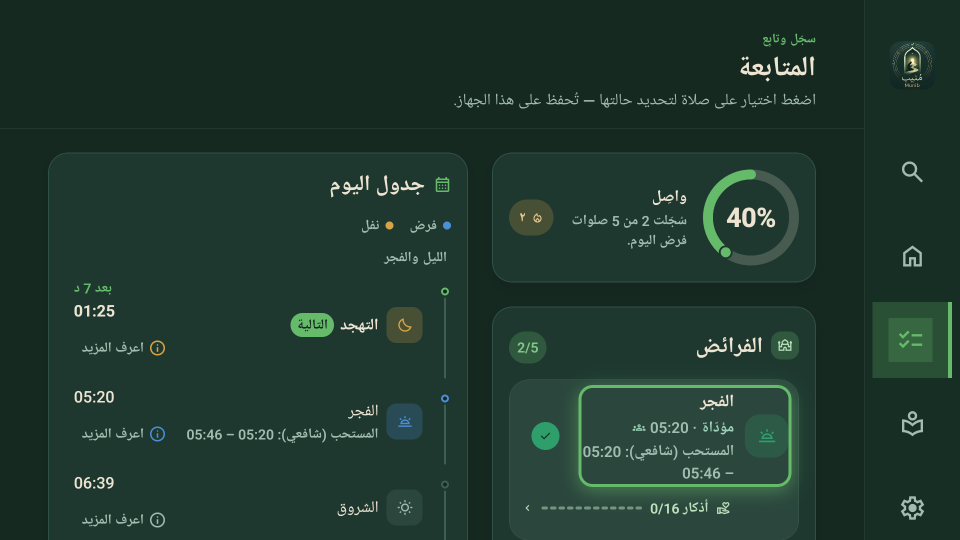
#> input picture apps/app/store-assets/android/screenshots/android-tv-1080p/ar/02-tracker.png, 1920 x 1080 px, given in place of munib-logo-gold.png, which was not available (shown at 1/2 size)
$ python generate-pwa-assets.py
#> lines starting #> are read from the running program, lines starting #| are printed output that depends on the picture
#!/usr/bin/env python3
"""Generate the PWA-only images referenced by public/manifest.json.

Writes to apps/app/assets/images/pwa/ (copied to public/ by sync-pwa-manifest.mjs):

- icon-{192,512}-maskable.png  maskable icons: the gold-rimmed logo (munib-logo-gold.png,
                          from generate-brand-assets.py) inside the 80% safe zone on the
                          brand background, so Android's circle / squircle masks never
                          crop it (the "any" icon-512.png is full-bleed).
- shortcut-*.png          96px app-shortcut icons from the native quick-action glyphs.
- screenshot-*.jpg        "narrow" install-dialog screenshots from the English Play phone
                          store set (store-assets/android/screenshots/phone/en, 9:16).
- screenshot-wide-*.jpg   "wide" (desktop) install-dialog screenshots from the English
                          10-inch tablet landscape store set — Chrome / Edge desktop only
                          show the richer install dialog with a "wide" screenshot.

Re-run after exporting new store decks (docs/STORE_ASSETS.md) or a new logo.

Run from anywhere: python apps/app/scripts/generate-pwa-assets.py
"""

from __future__ import annotations

import sys
from pathlib import Path

try:
    from PIL import Image, ImageOps
except ImportError:
    print("Install Pillow: pip install pillow", file=sys.stderr)
    sys.exit(1)

APP_ROOT = Path(__file__).resolve().parent.parent
IMAGES = APP_ROOT / "assets" / "images"
OUT = IMAGES / "pwa"
STORE_SCREENSHOTS = APP_ROOT / "store-assets" / "android" / "screenshots"

BRAND_BG = (21, 41, 33)  # #152921 — same as generate-brand-assets.py

# Logo box as a share of the canvas. 0.58 keeps the squircle (incl. its rounded
# corners) inside the maskable 80% safe-zone circle.
MASKABLE_LOGO_SHARE = 0.58
SHORTCUT_SIZE = 96
SHORTCUT_GLYPH_SHARE = 0.6

# Manifest shortcut id → quick-action glyph (assets/images/quick-actions/).
SHORTCUTS = {
    "tracker": "quick_mark.png",
    "qibla": "quick_qibla.png",
    "tasbeeh": "quick_tasbeeh.png",
}

NARROW_CAPTURES = STORE_SCREENSHOTS / "phone" / "en"
# Manifest screenshot id → phone store image (1080×1920, 9:16).
SCREENSHOTS = {
    "home": "01-home.png",
    "salah": "02-salah.png",
    "qaza": "03-qaza.png",
    "library": "04-library.png",
    "qibla": "05-qibla.png",
}
# Same 9:16 ratio for every narrow shot (Chrome requires one ratio per form factor).
SCREENSHOT_SIZE = (720, 1280)

WIDE_CAPTURES = STORE_SCREENSHOTS / "tablet-10-inch" / "landscape" / "en"
# Manifest wide screenshot id → tablet landscape store image (2560×1600, 16:10).
WIDE_SCREENSHOTS = {
    "home": "01-home.png",
    "salah": "02-salah.png",
    "library": "04-library.png",
}
# Same 16:10 ratio for every wide shot (Chrome requires one ratio per form factor).
WIDE_SCREENSHOT_SIZE = (1280, 800)


def _on_brand_bg(img: Image.Image, size: int, share: float, *, min_alpha: int = 1) -> Image.Image:
    rgba = img.convert("RGBA")
    solid = rgba.split()[3].point(lambda a: 255 if a >= min_alpha else 0)
    bbox = solid.getbbox() or (0, 0, rgba.width, rgba.height)
    cropped = rgba.crop(bbox)
    box = round(size * share)
    fitted = ImageOps.contain(cropped, (box, box), method=Image.Resampling.LANCZOS)
    canvas = Image.new("RGB", (size, size), BRAND_BG)
    canvas.paste(fitted, ((size - fitted.width) // 2, (size - fitted.height) // 2), fitted)
    return canvas


def _save(img: Image.Image, path: Path) -> None:
    path.parent.mkdir(parents=True, exist_ok=True)
    if path.suffix == ".jpg":
        img.save(path, quality=85, optimize=True, progressive=True)
    else:
        img.save(path, optimize=True)
    print(f"  wrote {path.relative_to(APP_ROOT)}")


def main() -> None:
    logo = Image.open(IMAGES / "munib-logo-gold.png")
#> logo is the input picture: PIL image 1920x1080 RGBA; mean R, G, B, A 31.4, 55.9, 46.3, 255
    for size in (192, 512):
        # min_alpha: size the box to the rim, not the gold logo's faint outer glow.
        _save(_on_brand_bg(logo, size, MASKABLE_LOGO_SHARE, min_alpha=48), OUT / f"icon-{size}-maskable.png")
#> this loop made 2 passes
#> bbox in _on_brand_bg on passes 1 to 2: (0, 0, 1920, 1080), (0, 0, 1920, 1080)
#> pass 1, in _on_brand_bg, `fitted = ImageOps.contain(cropped, (box, box), method=Image.Resampling..`:
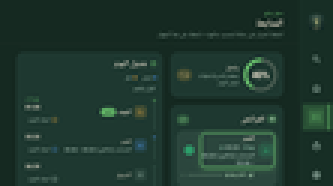
#> fitted: PIL image 111x62 RGBA (shown 3 times larger); mean R, G, B, A 31.4, 55.9, 46.3, 255
#> pass 1, in _on_brand_bg, `canvas = Image.new("RGB", (size, size), BRAND_BG)`:
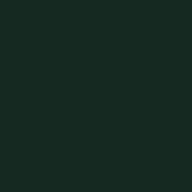
#> canvas: PIL image 192x192 RGB; mean R, G, B 21, 41, 33
#> pass 1, in _save, `img.save(path, optimize=True)`:
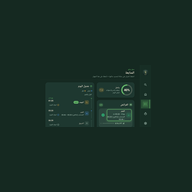
#> saved as icon-192-maskable.png: PIL image 192x192 RGB; mean R, G, B 22.9, 43.8, 35.5

    for name, glyph in SHORTCUTS.items():
        source = Image.open(IMAGES / "quick-actions" / glyph)
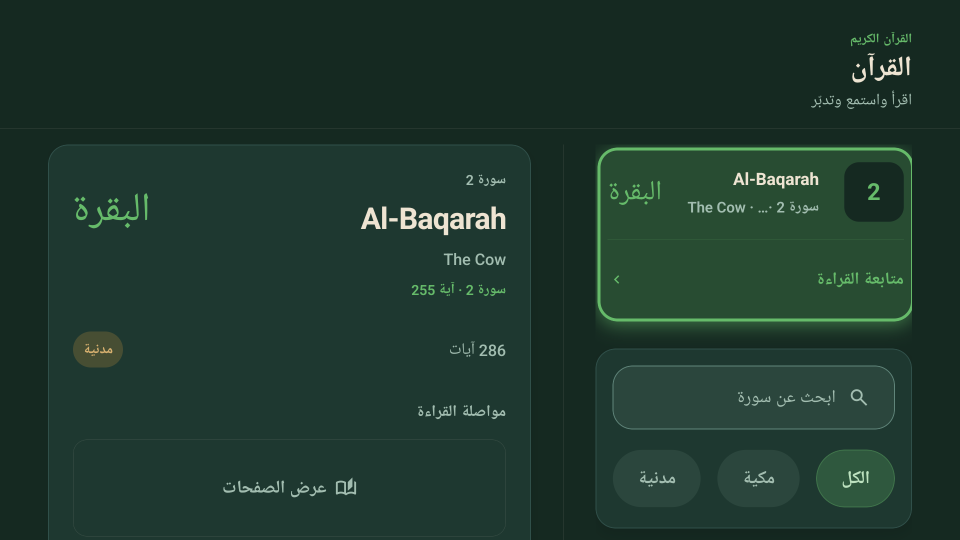
#> input picture apps/app/store-assets/android/screenshots/android-tv-1080p/ar/04-quran.png, 1920 x 1080 px, given in place of quick_mark.png, which was not available (shown at 1/2 size)
#> source is the input picture: PIL image 1920x1080 RGBA; mean R, G, B, A 30.6, 55.6, 44.9, 255
        _save(
            _on_brand_bg(source, SHORTCUT_SIZE, SHORTCUT_GLYPH_SHARE),
            OUT / f"shortcut-{name}.png",
        )
#> call 3 of _on_brand_bg, with size = 96, share = 0.6, min_alpha = 1
#> in _on_brand_bg (call 3), `fitted = ImageOps.contain(cropped, (box, box), method=Image.Resampling..`:
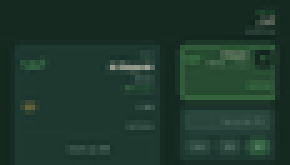
#> fitted: PIL image 58x33 RGBA (shown 5 times larger); mean R, G, B, A 30.6, 55.6, 44.9, 255
#> in _on_brand_bg (call 3), `canvas.paste(fitted, ((size - fitted.width) // 2, (size - fitted.heigh..`:
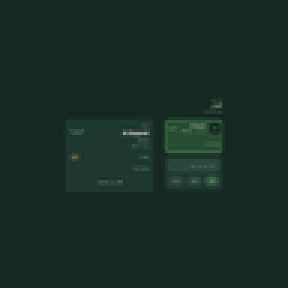
#> canvas: PIL image 96x96 RGB (shown 3 times larger); mean R, G, B 23, 44, 35.5

    for name, capture in SCREENSHOTS.items():
        source = NARROW_CAPTURES / capture
        if not source.exists():
            print(f"  missing {source.relative_to(APP_ROOT)} — export the store screenshots first")
            continue
        shot = ImageOps.fit(
            Image.open(source).convert("RGB"), SCREENSHOT_SIZE, Image.Resampling.LANCZOS
        )
        _save(shot, OUT / f"screenshot-{name}.jpg")

    for name, capture in WIDE_SCREENSHOTS.items():
        source = WIDE_CAPTURES / capture
        if not source.exists():
            print(f"  missing {source.relative_to(APP_ROOT)} — export the store screenshots first")
            continue
        shot = ImageOps.fit(
            Image.open(source).convert("RGB"), WIDE_SCREENSHOT_SIZE, Image.Resampling.LANCZOS
        )
        _save(shot, OUT / f"screenshot-wide-{name}.jpg")


if __name__ == "__main__":
#> (the run stopped early here; a loop or call above may not have finished)
